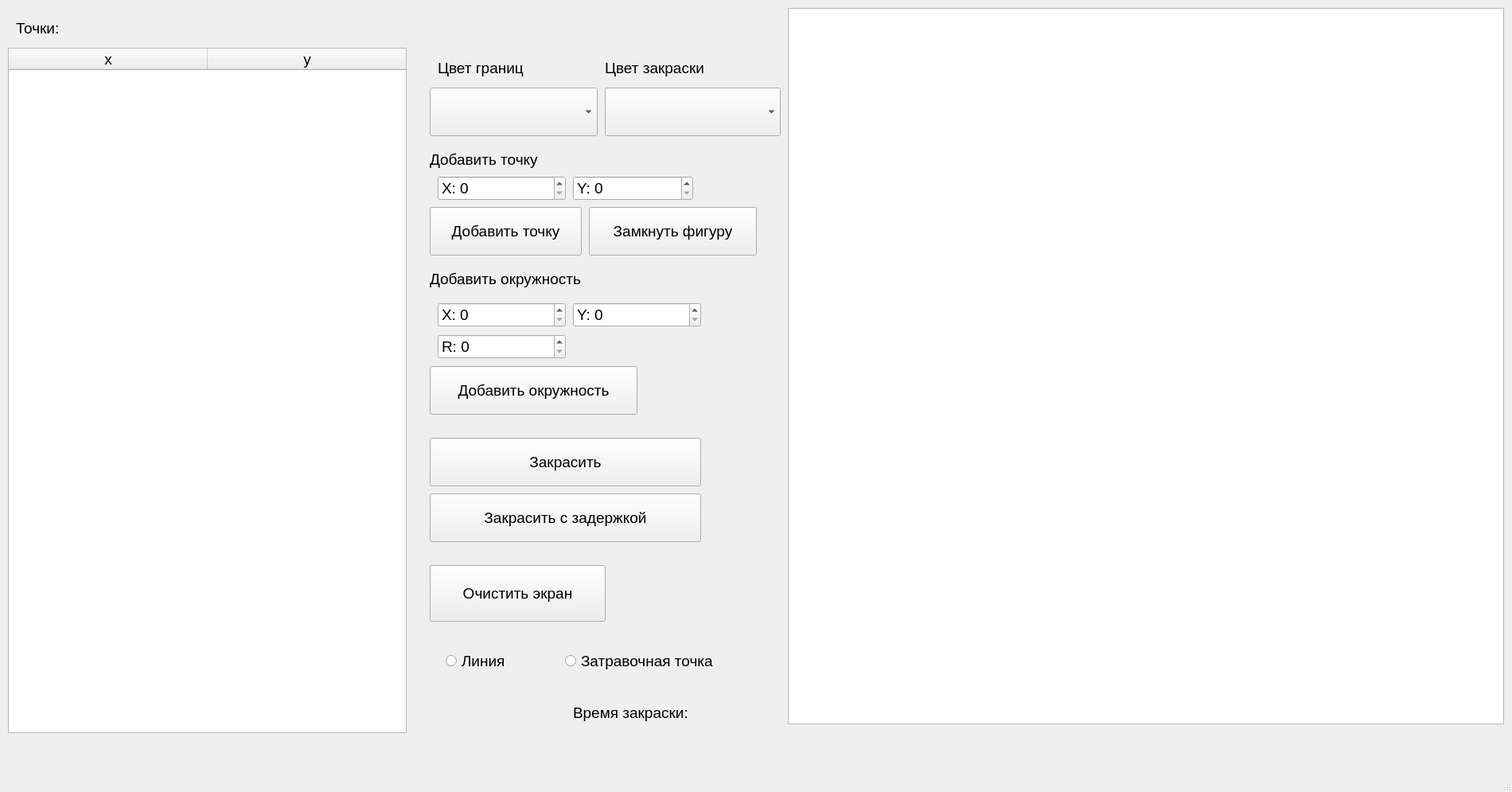
<?xml version="1.0" encoding="UTF-8"?>
<ui version="4.0">
 <class>MainWindow</class>
 <widget class="QMainWindow" name="MainWindow">
  <property name="geometry">
   <rect>
    <x>0</x>
    <y>0</y>
    <width>1900</width>
    <height>995</height>
   </rect>
  </property>
  <property name="windowTitle">
   <string>MainWindow</string>
  </property>
  <widget class="QWidget" name="centralwidget">
   <widget class="QGraphicsView" name="graphicsView">
    <property name="geometry">
     <rect>
      <x>990</x>
      <y>10</y>
      <width>900</width>
      <height>900</height>
     </rect>
    </property>
    <property name="verticalScrollBarPolicy">
     <enum>Qt::ScrollBarAlwaysOff</enum>
    </property>
    <property name="horizontalScrollBarPolicy">
     <enum>Qt::ScrollBarAlwaysOff</enum>
    </property>
   </widget>
   <widget class="QPushButton" name="buttonCloseFig">
    <property name="geometry">
     <rect>
      <x>740</x>
      <y>260</y>
      <width>211</width>
      <height>61</height>
     </rect>
    </property>
    <property name="font">
     <font>
      <pointsize>14</pointsize>
     </font>
    </property>
    <property name="text">
     <string>Замкнуть фигуру</string>
    </property>
   </widget>
   <widget class="QComboBox" name="comboBox">
    <property name="geometry">
     <rect>
      <x>540</x>
      <y>110</y>
      <width>211</width>
      <height>61</height>
     </rect>
    </property>
    <property name="font">
     <font>
      <pointsize>14</pointsize>
     </font>
    </property>
   </widget>
   <widget class="QComboBox" name="comboBox_2">
    <property name="geometry">
     <rect>
      <x>760</x>
      <y>110</y>
      <width>221</width>
      <height>61</height>
     </rect>
    </property>
    <property name="font">
     <font>
      <pointsize>14</pointsize>
     </font>
    </property>
    <property name="currentText">
     <string/>
    </property>
   </widget>
   <widget class="QPushButton" name="butClear">
    <property name="geometry">
     <rect>
      <x>540</x>
      <y>710</y>
      <width>221</width>
      <height>71</height>
     </rect>
    </property>
    <property name="font">
     <font>
      <pointsize>14</pointsize>
     </font>
    </property>
    <property name="text">
     <string>Очистить экран</string>
    </property>
   </widget>
   <widget class="QTableWidget" name="tableWidget">
    <property name="geometry">
     <rect>
      <x>10</x>
      <y>60</y>
      <width>501</width>
      <height>861</height>
     </rect>
    </property>
    <property name="font">
     <font>
      <pointsize>14</pointsize>
     </font>
    </property>
    <property name="horizontalScrollBarPolicy">
     <enum>Qt::ScrollBarAlwaysOff</enum>
    </property>
    <property name="rowCount">
     <number>0</number>
    </property>
    <property name="columnCount">
     <number>4</number>
    </property>
    <attribute name="horizontalHeaderVisible">
     <bool>true</bool>
    </attribute>
    <attribute name="horizontalHeaderCascadingSectionResizes">
     <bool>true</bool>
    </attribute>
    <attribute name="horizontalHeaderMinimumSectionSize">
     <number>50</number>
    </attribute>
    <attribute name="horizontalHeaderDefaultSectionSize">
     <number>250</number>
    </attribute>
    <attribute name="verticalHeaderVisible">
     <bool>false</bool>
    </attribute>
    <column>
     <property name="text">
      <string>x</string>
     </property>
    </column>
    <column>
     <property name="text">
      <string>y</string>
     </property>
    </column>
    <column/>
    <column/>
   </widget>
   <widget class="QPushButton" name="buttonFill">
    <property name="geometry">
     <rect>
      <x>540</x>
      <y>550</y>
      <width>341</width>
      <height>61</height>
     </rect>
    </property>
    <property name="font">
     <font>
      <pointsize>14</pointsize>
     </font>
    </property>
    <property name="text">
     <string>Закрасить</string>
    </property>
   </widget>
   <widget class="QPushButton" name="buttonFillStop">
    <property name="geometry">
     <rect>
      <x>540</x>
      <y>620</y>
      <width>341</width>
      <height>61</height>
     </rect>
    </property>
    <property name="font">
     <font>
      <pointsize>14</pointsize>
     </font>
    </property>
    <property name="text">
     <string>Закрасить с задержкой</string>
    </property>
   </widget>
   <widget class="QLabel" name="timeLable">
    <property name="geometry">
     <rect>
      <x>720</x>
      <y>870</y>
      <width>211</width>
      <height>51</height>
     </rect>
    </property>
    <property name="font">
     <font>
      <pointsize>14</pointsize>
     </font>
    </property>
    <property name="text">
     <string>Время закраски:</string>
    </property>
   </widget>
   <widget class="QSpinBox" name="spinBoxX">
    <property name="geometry">
     <rect>
      <x>550</x>
      <y>221</y>
      <width>161</width>
      <height>31</height>
     </rect>
    </property>
    <property name="font">
     <font>
      <pointsize>14</pointsize>
     </font>
    </property>
    <property name="prefix">
     <string>X: </string>
    </property>
    <property name="maximum">
     <number>1000</number>
    </property>
   </widget>
   <widget class="QSpinBox" name="spinBoxY">
    <property name="geometry">
     <rect>
      <x>720</x>
      <y>221</y>
      <width>151</width>
      <height>31</height>
     </rect>
    </property>
    <property name="font">
     <font>
      <pointsize>14</pointsize>
     </font>
    </property>
    <property name="prefix">
     <string>Y: </string>
    </property>
    <property name="maximum">
     <number>1000</number>
    </property>
   </widget>
   <widget class="QLabel" name="label">
    <property name="geometry">
     <rect>
      <x>540</x>
      <y>180</y>
      <width>241</width>
      <height>41</height>
     </rect>
    </property>
    <property name="font">
     <font>
      <pointsize>14</pointsize>
     </font>
    </property>
    <property name="text">
     <string>Добавить точку</string>
    </property>
   </widget>
   <widget class="QPushButton" name="pushButton_3">
    <property name="geometry">
     <rect>
      <x>540</x>
      <y>260</y>
      <width>191</width>
      <height>61</height>
     </rect>
    </property>
    <property name="font">
     <font>
      <pointsize>14</pointsize>
     </font>
    </property>
    <property name="text">
     <string>Добавить точку</string>
    </property>
   </widget>
   <widget class="QLabel" name="label_2">
    <property name="geometry">
     <rect>
      <x>760</x>
      <y>70</y>
      <width>191</width>
      <height>31</height>
     </rect>
    </property>
    <property name="font">
     <font>
      <pointsize>14</pointsize>
     </font>
    </property>
    <property name="text">
     <string>Цвет закраски</string>
    </property>
   </widget>
   <widget class="QLabel" name="label_3">
    <property name="geometry">
     <rect>
      <x>550</x>
      <y>70</y>
      <width>161</width>
      <height>31</height>
     </rect>
    </property>
    <property name="font">
     <font>
      <pointsize>14</pointsize>
     </font>
    </property>
    <property name="text">
     <string>Цвет границ</string>
    </property>
   </widget>
   <widget class="QLabel" name="label_4">
    <property name="geometry">
     <rect>
      <x>20</x>
      <y>20</y>
      <width>241</width>
      <height>31</height>
     </rect>
    </property>
    <property name="font">
     <font>
      <pointsize>14</pointsize>
     </font>
    </property>
    <property name="text">
     <string>Точки:</string>
    </property>
   </widget>
   <widget class="QRadioButton" name="radioSeed">
    <property name="geometry">
     <rect>
      <x>710</x>
      <y>810</y>
      <width>251</width>
      <height>41</height>
     </rect>
    </property>
    <property name="font">
     <font>
      <pointsize>14</pointsize>
     </font>
    </property>
    <property name="text">
     <string>Затравочная точка</string>
    </property>
   </widget>
   <widget class="QRadioButton" name="radioButton">
    <property name="geometry">
     <rect>
      <x>560</x>
      <y>810</y>
      <width>111</width>
      <height>41</height>
     </rect>
    </property>
    <property name="font">
     <font>
      <pointsize>14</pointsize>
     </font>
    </property>
    <property name="text">
     <string>Линия</string>
    </property>
   </widget>
   <widget class="QLabel" name="label_5">
    <property name="geometry">
     <rect>
      <x>540</x>
      <y>330</y>
      <width>251</width>
      <height>41</height>
     </rect>
    </property>
    <property name="font">
     <font>
      <pointsize>14</pointsize>
     </font>
    </property>
    <property name="text">
     <string>Добавить окружность</string>
    </property>
   </widget>
   <widget class="QSpinBox" name="spinXOkr">
    <property name="geometry">
     <rect>
      <x>550</x>
      <y>380</y>
      <width>161</width>
      <height>31</height>
     </rect>
    </property>
    <property name="font">
     <font>
      <pointsize>14</pointsize>
     </font>
    </property>
    <property name="prefix">
     <string>X: </string>
    </property>
    <property name="maximum">
     <number>1000</number>
    </property>
   </widget>
   <widget class="QSpinBox" name="spinYOkr">
    <property name="geometry">
     <rect>
      <x>720</x>
      <y>380</y>
      <width>161</width>
      <height>31</height>
     </rect>
    </property>
    <property name="font">
     <font>
      <pointsize>14</pointsize>
     </font>
    </property>
    <property name="prefix">
     <string>Y: </string>
    </property>
    <property name="maximum">
     <number>1000</number>
    </property>
   </widget>
   <widget class="QSpinBox" name="spinROkr">
    <property name="geometry">
     <rect>
      <x>550</x>
      <y>420</y>
      <width>161</width>
      <height>31</height>
     </rect>
    </property>
    <property name="font">
     <font>
      <pointsize>14</pointsize>
     </font>
    </property>
    <property name="prefix">
     <string>R: </string>
    </property>
    <property name="maximum">
     <number>1000</number>
    </property>
   </widget>
   <widget class="QPushButton" name="buttonAddOkr">
    <property name="geometry">
     <rect>
      <x>540</x>
      <y>460</y>
      <width>261</width>
      <height>61</height>
     </rect>
    </property>
    <property name="font">
     <font>
      <pointsize>14</pointsize>
     </font>
    </property>
    <property name="text">
     <string>Добавить окружность</string>
    </property>
   </widget>
  </widget>
  <widget class="QMenuBar" name="menubar">
   <property name="geometry">
    <rect>
     <x>0</x>
     <y>0</y>
     <width>1900</width>
     <height>26</height>
    </rect>
   </property>
  </widget>
  <widget class="QStatusBar" name="statusbar"/>
 </widget>
 <resources/>
 <connections/>
</ui>
